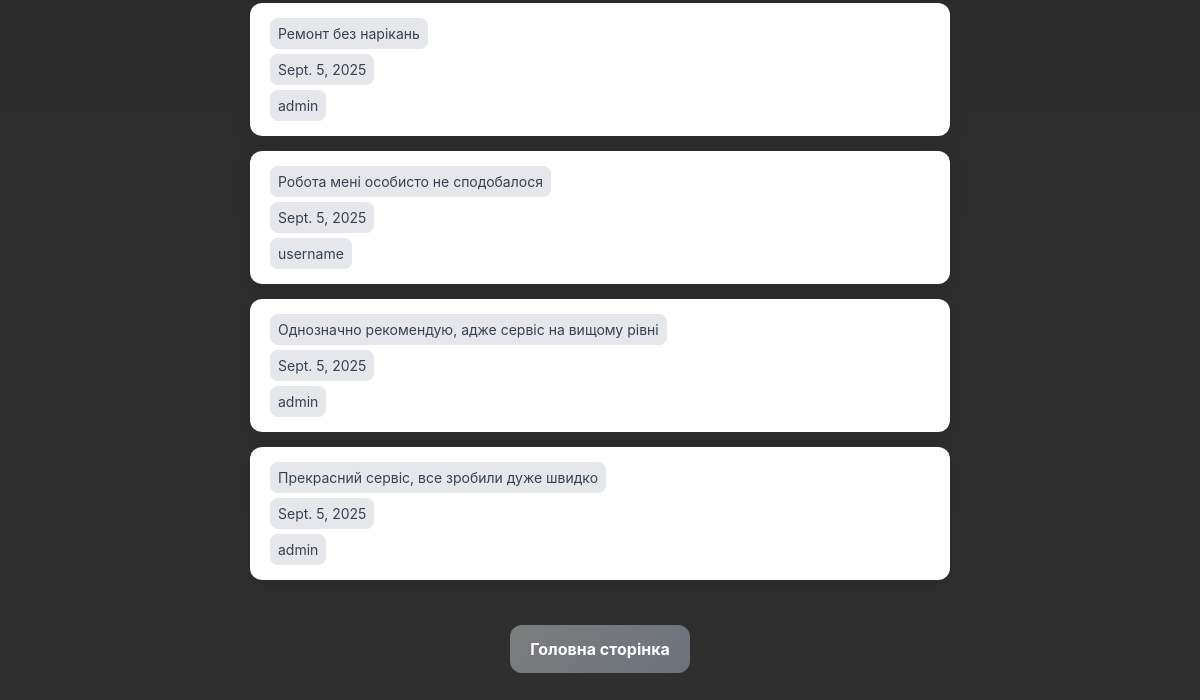
The page /task_view_list (lower part) on the database as committed earlier.
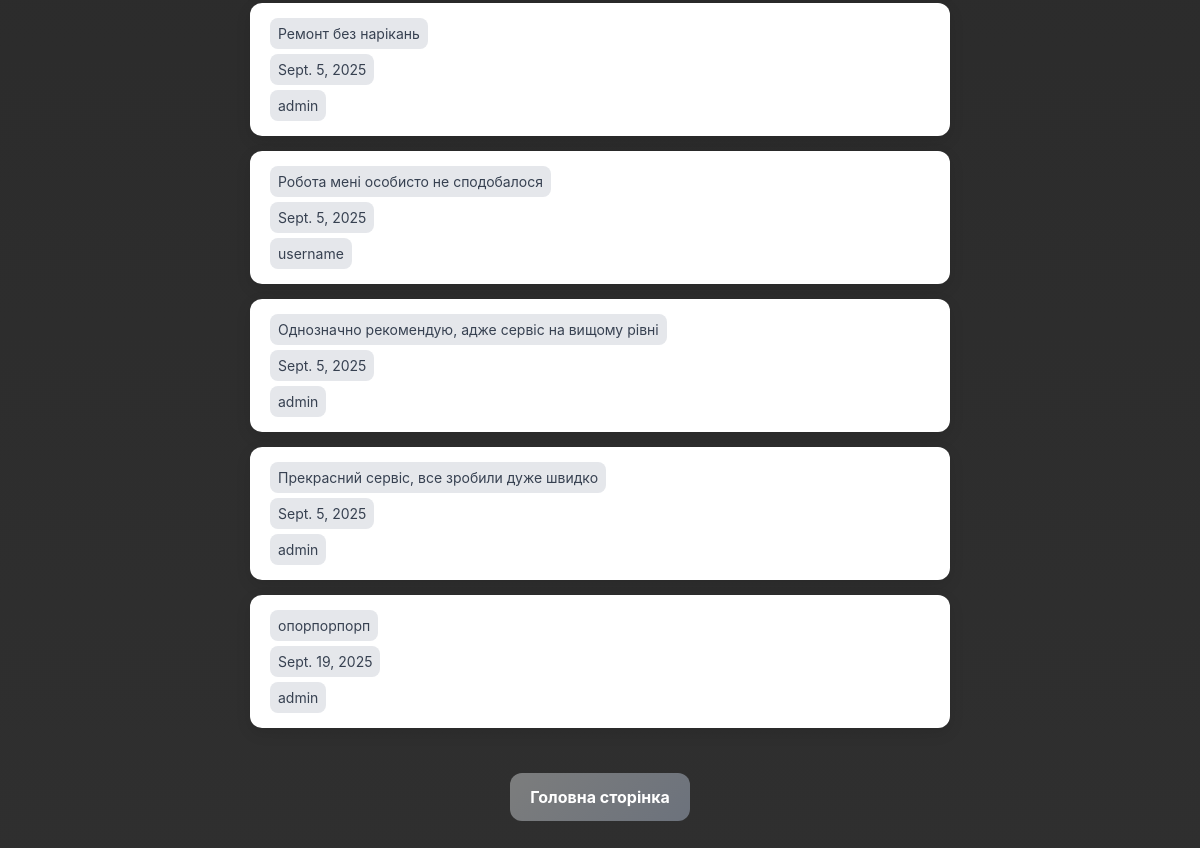
The same page on the database as committed later.
### tasks/models.py (models this page shows, shortened)
class Comment(models.Model):
    author = models.ForeignKey(CustomUser, on_delete=models.CASCADE)
    text = models.TextField()
    created_at = models.DateField(auto_now_add=True)

class CustomUser(AbstractUser):
    ROLE_CHOICES = [
        ("admin", "Адміністратор"),
        ("user", "Користувач"),
    ]
    username = models.CharField(max_length=50, unique=True)
    passport = models.CharField(max_length=20, blank=True)
    email = models.EmailField(unique=True)
    phone = models.CharField(max_length=20, blank=True)
    role = models.CharField(max_length=20, choices=ROLE_CHOICES, default="user")
    def __str__(self):
        return self.username

### tasks/views.py (the view)
# urls.py: path("task_view_list", views.CommentsListViews.as_view(), name="task_view_list"),
class CommentsListViews(ListView):
    model = models.Comment
    context_object_name = 'comments'
    template_name = 'tasks/task_view_list.html'
    def get_queryset(self):
        queryset = super().get_queryset()
        self.form = CommentFilterForm(self.request.GET or None)
        if self.form.is_valid():
            date = self.form.cleaned_data.get('date')
            if date:
                queryset = queryset.filter(created_at=date)
        return queryset
    def get_context_data(self, **kwargs):
        context = super().get_context_data(**kwargs)
        context['form'] = self.form
        return context

### task_treking/templates/tasks/task_view_list.html (shortened to what this page needs)
{% extends 'tasks/base.html' %}
{% block content %}
<div class="comments-wrapper-777">
  <ul class="comments-list-777">
    {% for comment in comments %}
      <li class="comment-item-777">
        <span>{{ comment.text }}</span>
        <span>{{ comment.created_at }}</span>
        <span>{{ comment.author }}</span>
      </li>
    {% endfor %}
  </ul>
  <a href="{% url 'tasks:task-list' %}" class="comments-btn-777">Головна сторінка</a>
</div>
{% endblock %}

Rows that differ between the two databases and show on the page:
added Comment: text "опорпорпорп", created_at "Sept. 19, 2025", author "admin"
